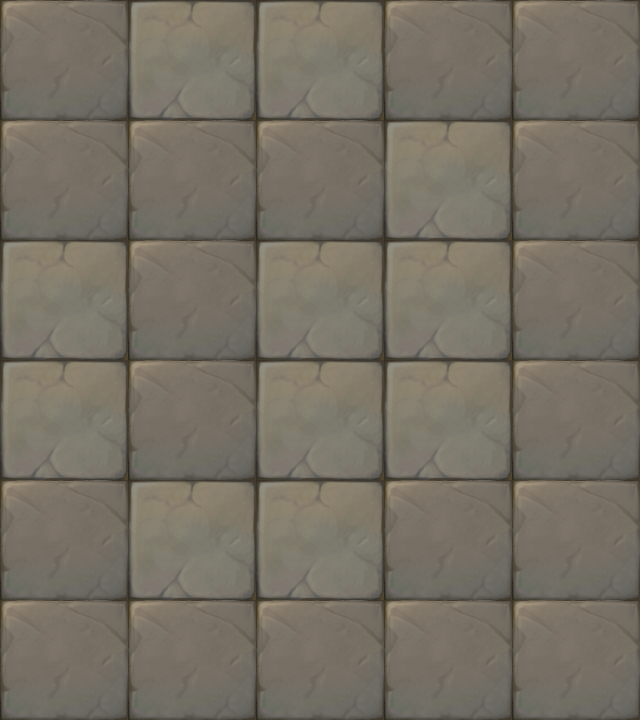

This game map was drawn from its Tiled (.tmx) file and the tilesets committed beside it. A one-line description and the trimmed map source follow:
An orthogonal 5x6 tile map with 128x120 px tiles, 1 tile layer (块层 1).

<map version="1.0" orientation="orthogonal" width="5" height="6" tilewidth="128" tileheight="120">
 <tileset firstgid="1" name="map032" tilewidth="128" tileheight="120">
  <image source="map032.png" width="256" height="120" />
 </tileset>
 <layer name="块层 1" width="5" height="6">
  <data>[30 cells, 30 non-empty, 2 distinct tile ids]</data>
 </layer>
</map>
